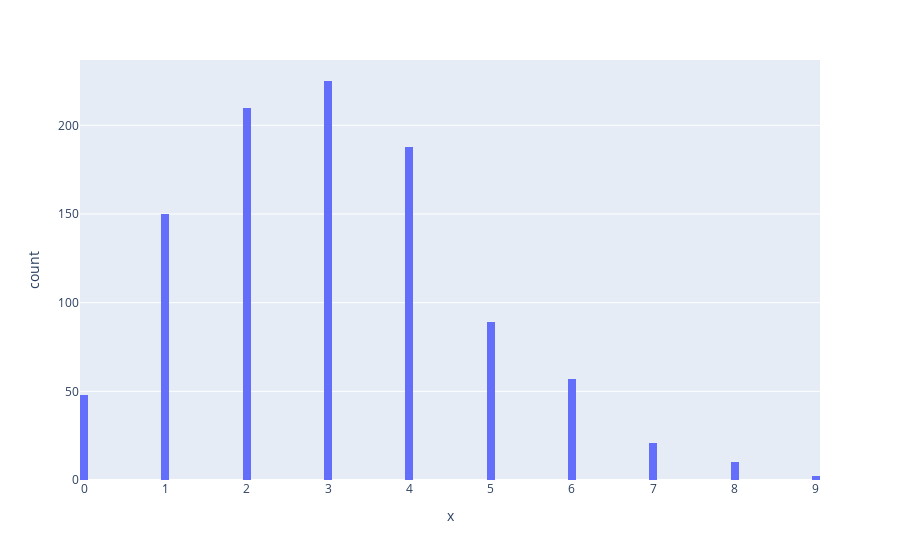

Here is the notebook cell this chart was saved with:
### Code cell
xp.histogram(x = x, nbins = 100)

### Figure 1 — Plotly figure (JSON) as saved in the notebook; plotly's stock layout.template omitted (floating-point values rounded to 4 significant figures; data arrays with more than 128 entries replaced by an {"elided": "..."} marker saying what was removed)
{"data": [{"alignmentgroup": "True", "bingroup": "x", "hovertemplate": "x=%{x}<br>count=%{y}<extra></extra>", "legendgroup": "", "marker": {"color": "#636efa", "pattern": {"shape": ""}}, "name": "", "nbinsx": 100, "offsetgroup": "", "orientation": "v", "showlegend": false, "type": "histogram", "x": {"elided": "1000 int values"}, "xaxis": "x", "yaxis": "y"}], "layout": {"autosize": true, "barmode": "relative", "legend": {"tracegroupgap": 0}, "margin": {"t": 60}, "xaxis": {"anchor": "y", "autorange": true, "domain": [0, 1], "range": [-0.05, 9.05], "title": {"text": "x"}, "type": "linear"}, "yaxis": {"anchor": "x", "autorange": true, "domain": [0, 1], "range": [0, 236.8], "title": {"text": "count"}}}}
